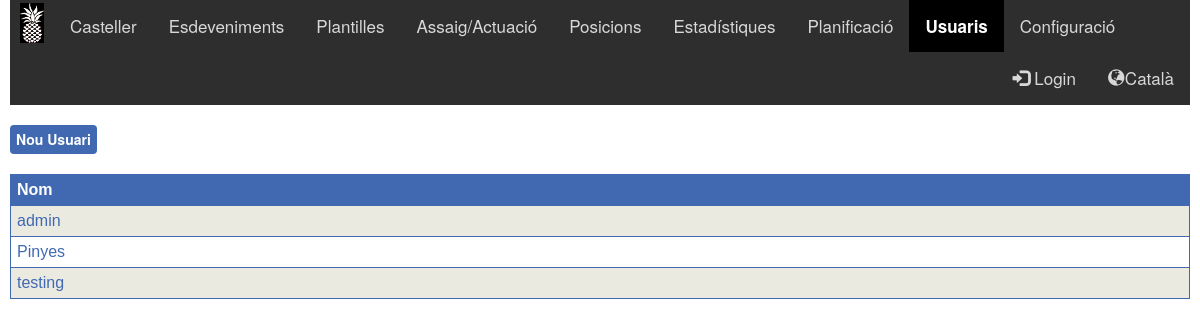
Page /Usuari.php (signed in) on the committed database.
### tables this page shows
CREATE TABLE `USUARIS` (
  `idusuari` int(11) NOT NULL,
  `nom` varchar(20) NOT NULL,
  `password` varchar(10) NOT NULL,
  `Seguretat` int(11) NOT NULL DEFAULT 0,
  `CARREC` int(11) NOT NULL,
  `SEGADMIN` int(11) DEFAULT NULL,
  `SEGCASTELLER` int(11) DEFAULT NULL,
  `SEGBOSS` int(11) DEFAULT NULL,
  `SEGCASTELL` int(11) DEFAULT NULL,
  `SEGEVENT` int(11) DEFAULT NULL
);

### Usuari.php (the view, shortened to what this page needs)
<html>
<head>
</head>
<?php include "$_SERVER[DOCUMENT_ROOT]/pinyator/Style.php";?>
<body>
<?php $menu=6; include "$_SERVER[DOCUMENT_ROOT]/pinyator/Menu.php";?>
	<table class="butons">
	<tr>
		<th><a href="Usuari_Fitxa.php" class="boto" >Nou Usuari</a></th>
	</tr>
	</table>
	<br>
	<table class="llistes">
		<tr class="llistes">
			<th class="llistes">Nom</th>
		</tr>
<?php
	include "$_SERVER[DOCUMENT_ROOT]/pinyator/Connexio.php";
	$sql="SELECT A.NOM, A.IDUSUARI
	FROM USUARIS AS A";
	$result = mysqli_query($conn, $sql);
	if (mysqli_num_rows($result) > 0)
	{
		while($row = mysqli_fetch_assoc($result))
		{
			echo "<tr class='llistes'>
			<td class='llistes'><a href='Usuari_Fitxa.php?id=".$row["IDUSUARI"]."'>".$row["NOM"]."</a></td>
			</tr>";
		}
	}
	else if (mysqli_error($conn) != "")
	{
		echo "Error: " . $sql . "<br>" . mysqli_error($conn);
	}
?>
	</table>
</body>
</html>

### Style_Custom.css (style rules this page uses)
table.butons { border: 0px; width: 80%; }
table.llistes { font-family: arial, sans-serif; border-collapse: collapse; width: 100%; }
th.llistes { border: 1px solid #4069B2; text-align: left; padding: 6px; background-color: #4069B2; color: #FFF; }
td.llistes { border: 1px solid #4069B2; text-align: left; padding: 6px; }
tr.llistes:nth-child(even) { background-color: #eaeae1; }
td.llistes a { color: #4069B2; }
.boto { display: inline-block; padding: 2px 6px; font-size: 14px; line-height: 1.8; vertical-align: bottom; -webkit-appearance: none; -moz-appearance: none; appearance: none; -webkit-box-shadow: none; -moz-box-shadow: none; box-shadow: none; -webkit-border-radius: 0; -moz-border-radius: 0; border-radius: 4px; color: #FFF; background-color: #4069B2; border-color:#1D51B2; border: none; text-align: center; white-space: nowrap; vertical-align: middle; cursor: pointer; -moz-user-select: none; background-image: none; font-weight: bold; }

### rows in the picture
usuaris: nom "admin"
usuaris: nom "Pinyes"
usuaris: nom "testing"

### other values in the picture
_('Esdeveniments') "Esdeveniments"
_('Plantilles') "Plantilles"
_('Assaig/Actuació') "Assaig/Actuació"
_('Posicions') "Posicions"
_('Estadístiques') "Estadístiques"
_('Planificació') "Planificació"
_('Usuaris') "Usuaris"
_('Configuració') "Configuració"
$altLangName "Català"
